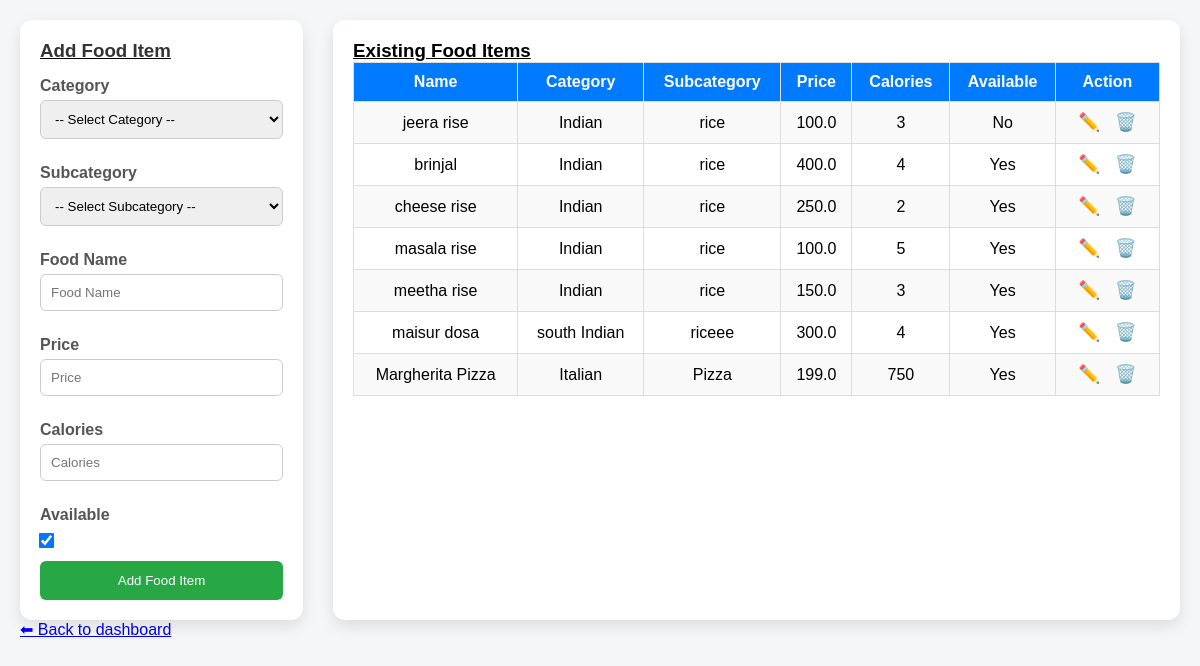
Page /dashboard/add-fooditem/ on the earlier database version.
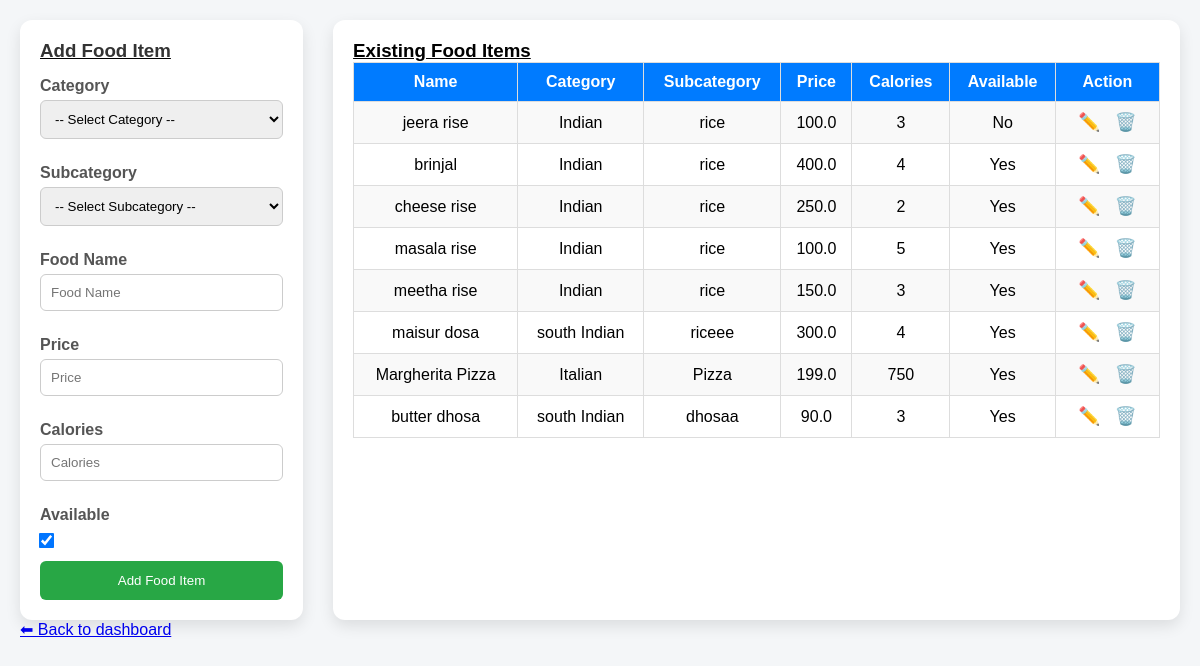
Same page on the later database version.
### adminpanel/models.py (models this page shows, shortened)
class FoodItem(models.Model):
    name = models.CharField(max_length=100)
    price = models.FloatField()
    is_available = models.BooleanField(default=True)
    calories = models.IntegerField()
    sub_cat = models.ForeignKey(FoodItemSubCategory, on_delete=models.CASCADE)

class FoodItemSubCategory(models.Model):
    subcategory_name = models.CharField(max_length=100)
    food_item_cat = models.ForeignKey(FoodItemCategory, on_delete=models.CASCADE)

class FoodItemCategory(models.Model):
    category_name = models.CharField(max_length=100)

### adminpanel/views.py (the view, shortened to what this page needs)
# urls.py: path('add-fooditem/', views.add_fooditem, name='add_fooditem'),
def add_fooditem(request):
    fooditems = FoodItem.objects.select_related('sub_cat__food_item_cat').all()
    categories = FoodItemCategory.objects.all()
    subcategories = FoodItemSubCategory.objects.all()
    return render(request, 'add/add_fooditem.html', {
        'fooditems': fooditems,
        'categories': categories,
        'subcategories': subcategories
    })

### templates/add/add_fooditem.html (shortened to what this page needs)
{% load static %}
<!DOCTYPE html>
<html>
<head>
    <link rel="stylesheet" href="{% static 'adminpanel/css/fooditem.css' %}">
</head>
<body>
<div class="container">
    <div class="left">
        <u><h3>Add Food Item</h3></u>
        <form method="post">
            <label>Category</label>
            <select name="category_id" required>
                <option value="">-- Select Category --</option>
            </select>
            <label>Subcategory</label>
            <select name="subcategory_id" required>
                <option value="">-- Select Subcategory --</option>
            </select>
            <label>Food Name</label>
            <input type="text" name="name" placeholder="Food Name" required>
            <label>Price</label>
            <input type="number" step="0.01" name="price" placeholder="Price" required>
            <label>Calories</label>
            <input type="number" name="calories" placeholder="Calories" required>
            <label>Available</label>
            <input type="checkbox" name="is_available" checked>
            <button type="submit">Add Food Item</button>
        </form>
    </div>
    <div class="right">
        <u><h3>Existing Food Items</h3></u>
        <table>
            <tr>
                <th>Name</th>
                <th>Category</th>
                <th>Subcategory</th>
                <th>Price</th>
                <th>Calories</th>
                <th>Available</th>
                <th>Action</th>
            </tr>
            {% for item in fooditems %}
            <tr>
                <td>{{ item.name }}</td>
                <td>{{ item.sub_cat.food_item_cat.category_name }}</td>
                <td>{{ item.sub_cat.subcategory_name }}</td>
                <td>{{ item.price }}</td>
                <td>{{ item.calories }}</td>
                <td>{{ item.is_available|yesno:"Yes,No" }}</td>
                <td>
                    <a href="{% url 'update_fooditem' item.id %}">✏️</a>
                    <a href="{% url 'delete_fooditem' item.id %}" onclick="return confirm('Are you sure you want to delete this food item?')">🗑️</a>
                </td>
            </tr>
            {% empty %}
            <tr>
                <td colspan="7">No food items found</td>
            </tr>
            {% endfor %}
        </table>
    </div>
</div>
<a href="{% url 'dashboard' %}" >⬅ Back to dashboard</a>
</body>
</html>

Differences in the rows shown:
added FoodItem: name "butter dhosa", sub_cat.food_item_cat.category_name "south Indian", sub_cat.subcategory_name "dhosaa", price "90.0", calories "3", is_available "Yes"
